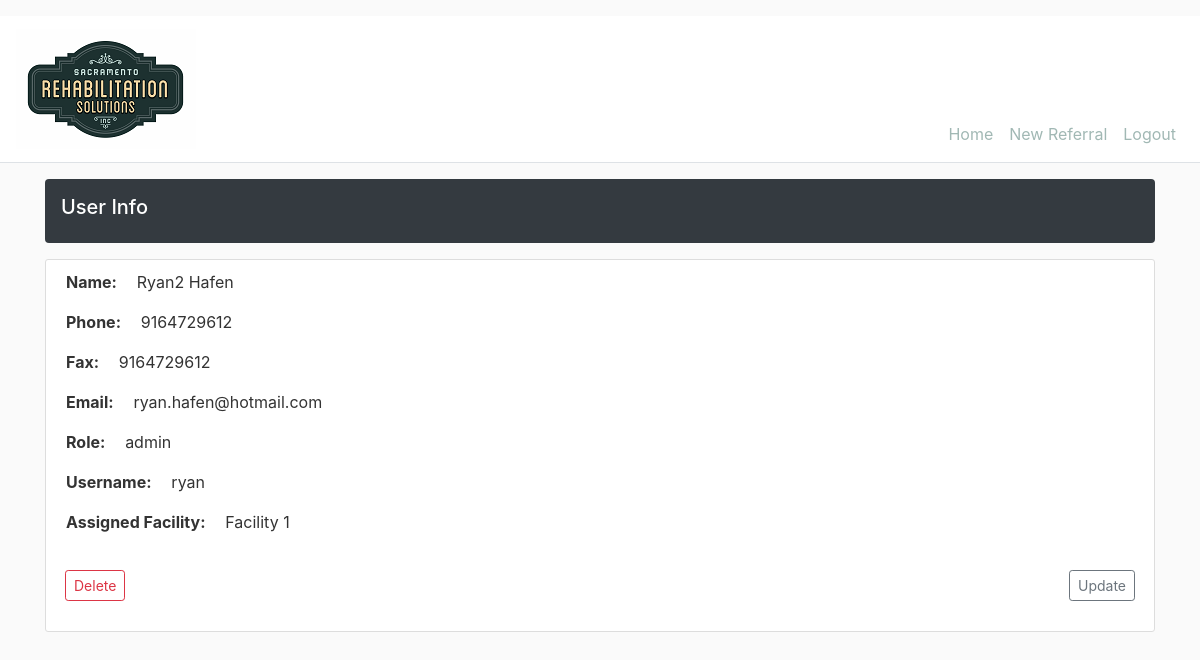
The app's page /user/2 (signed in), older data.
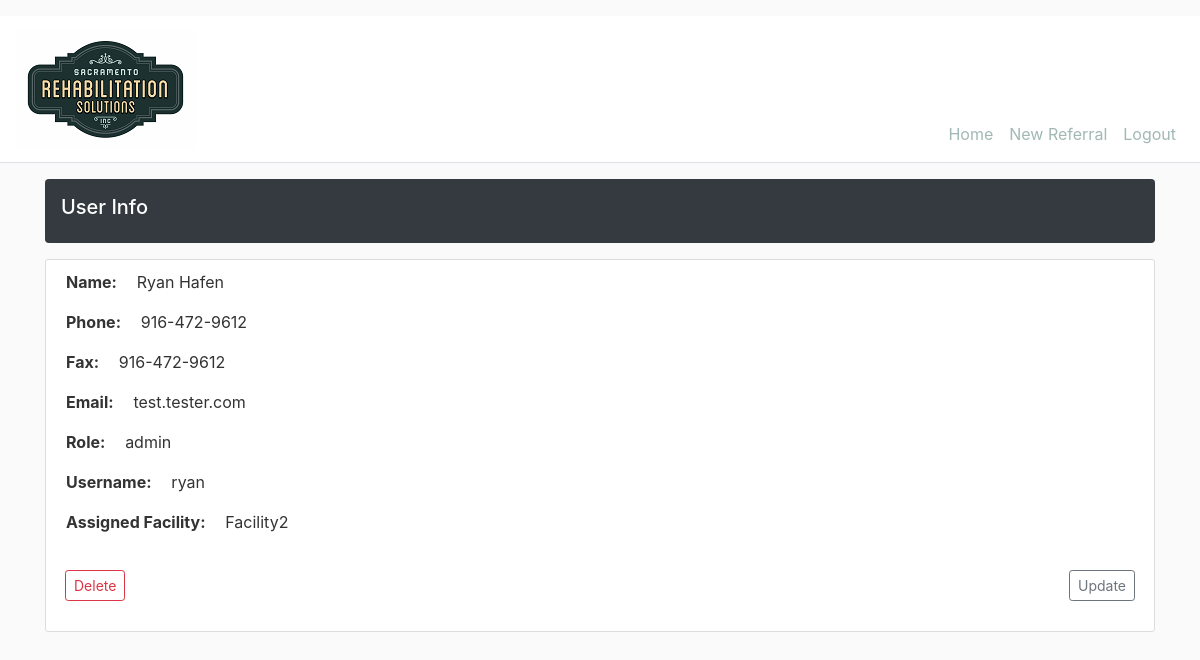
The same page, newer data.
### srs_intake/models.py (models this page shows, shortened)
class User(db.Model, UserMixin):
    id = db.Column(db.Integer, primary_key=True)
    firstname = db.Column(db.String(20), nullable=True)
    lastname = db.Column(db.String(20), nullable=True)
    email = db.Column(db.String(120), unique=True, nullable=True)
    phone = db.Column(db.String(20), nullable=True)
    fax = db.Column(db.String(20), nullable=True)
    role = db.Column(db.String(20), nullable=True)
    username = db.Column(db.String(20), unique=True, nullable=True)
    password = db.Column(db.String(60), nullable=True)
    password_reset_required = db.Column(db.Boolean, nullable=True, default=True)
    password_last_reset = db.Column(db.DateTime, nullable=True, default=datetime.utcnow)
    facility_id = db.Column(db.Integer, db.ForeignKey('facility.id'), nullable=True)
    facility = db.relationship('Facility', backref='submitter', lazy=True)

class Facility(db.Model):
    id = db.Column(db.Integer, primary_key=True)
    name = db.Column(db.String(20), nullable=True)
    address1 = db.Column(db.String(120), nullable=True)
    address2 = db.Column(db.String(120), nullable=True)
    city = db.Column(db.String(20), nullable=True)
    state = db.Column(db.String(2), nullable=True)
    zip_code = db.Column(db.String(10), nullable=True)
    source = db.Column(db.String(10), nullable=True)
    users = db.relationship('User', backref='user_loc', lazy=True)
    referals = db.relationship('Referral', backref='referral_loc', lazy=True)

### srs_intake/users/routes.py (the view)
@users.route("/user/<int:user_id>")
@login_required
def user(user_id):
    user = User.query.get_or_404(user_id)
    return render_template('users/user.html', title="User Info", user=user)

### srs_intake/models.py (called while the page is built)
@login_manager.user_loader
def load_user(user_id):
    return User.query.get(int(user_id))

### srs_intake/templates/users/user.html (shortened to what this page needs)
{% extends "layout.html" %}
{% block content %}
    <div class="d-flex align-items-center p-3 my-3 text-white bg-dark rounded shadow-sm">
        <div class="lh-100">
            <h5 class="lh-100">
                {{ title }}
            </h5>
        </div>
    </div>
    <div class="row">
        <div class="col-md-12">
            <div class="content-section">
                <div class="form-group">
                    <div class="form-row">
                        <div class="form-group col-md-6">
                            <span class="font-weight-bold pr-3">Name: </span>{{ user.firstname }} {{ user.lastname }}
                        </div>
                    </div>
                    <div class="form-row">
                        <div class="form-group col-md-4">
                            <span class="font-weight-bold pr-3">Phone: </span>{{ user.phone }}
                        </div>
                    </div>
                    <div class="form-row">
                        <div class="form-group col-md-4">
                            <span class="font-weight-bold pr-3">Fax: </span>{{ user.fax }}
                        </div>
                    </div>
                    <div class="form-row">
                        <div class="form-group col-md-6">
                            <span class="font-weight-bold pr-3">Email: </span>{{ user.email }}
                        </div>
                    </div>
                    <div class="form-row">
                        <div class="form-group col-md-6">
                            <span class="font-weight-bold pr-3">Role: </span>{{ user.role }}
                        </div>
                    </div>
                    <div class="form-row">
                        <div class="form-group col-md-12">
                            <span class="font-weight-bold pr-3">Username: </span>{{ user.username }}
                        </div>
                    </div>
                    <div class="form-row">
                        <div class="form-group col-md-6">
                            <span class="font-weight-bold pr-3">Assigned Facility: </span>{{ user.user_loc.name }}
                        </div>
                    </div>
                </div>
                <div class="form-row d-flex justify-content-between">
                    <div class="form-group d-flex justify-content-start">
                        <button type="button" class="btn btn-outline-danger btn-sm m-1" data-toggle="modal" data-target="#deleteModal">Delete</button>
                    </div>
                    <div class="form-group d-flex justify-content-end">
                        <a class="btn btn-outline-secondary btn-sm m-1" href="{{ url_for('users.update_user',user_id=user.id) }}">Update</a>
                    </div>
                </div>
            </div>
        </div>
    </div>
{% endblock content %}

Row changes from the older to the newer data that the page shows:
no longer on this page (row edited): Facility: user_loc.name "Facility 1"
changed User "Hafen": firstname "Ryan2" → "Ryan"; phone "9164729612" → "916-472-9612"; fax "9164729612" → "916-472-9612"; email "ryan.hafen@hotmail.com" → "test.tester.com"
now on this page (row unchanged): Facility: user_loc.name "Facility2"
